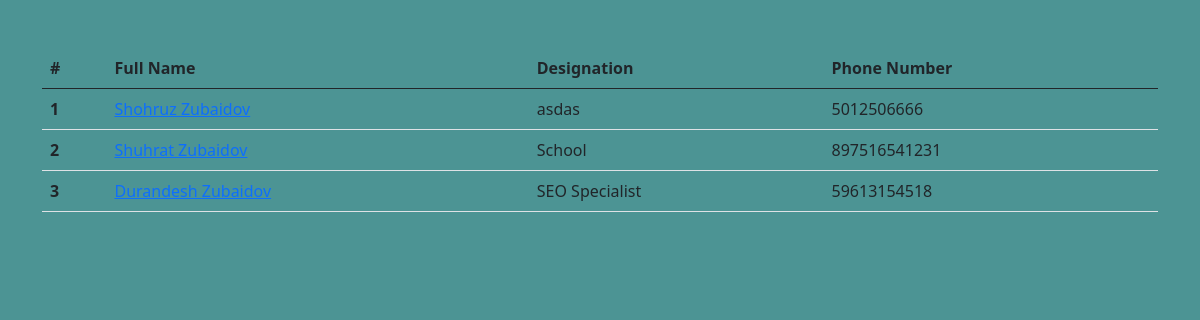
The page / on the database its author committed.
### employees/models.py (models this page shows, shortened)
class Employee(models.Model):
    first_name = models.CharField(max_length=100)
    last_name = models.CharField(max_length=100)
    photo = models.ImageField(upload_to='images')
    designation = models.CharField(max_length=100)
    email = models.EmailField(unique=True)
    phone_number = models.CharField(max_length=12, blank=True)
    created_at = models.DateTimeField(auto_now_add=True)
    updated_at = models.DateTimeField(auto_now=True)

### mysite/views.py (the view)
# urls.py: path('', views.home, name='home'),
def home(request):
    employees = Employee.objects.all()
    context={
        'employees':employees
    }
    return render(request, 'home.html', context)

### templates/home.html (shortened to what this page needs)
{% load static %}
<!DOCTYPE html>
<html lang="en">
<head>
    <link href="https://cdn.jsdelivr.net/npm/bootstrap@5.0.2/dist/css/bootstrap.min.css" rel="stylesheet">
    <link rel="stylesheet" href="{% static 'css/style.css' %}">
</head>
<body>
  <div class="container pt-5">
    <table class="table">
      <thead>
        <tr>
          <th scope="col">#</th>
          <th scope="col">Full Name</th>
          <th scope="col">Designation</th>
          <th scope="col">Phone Number</th>
        </tr>
      </thead>
      <tbody>
        {% for employee in employees %}
        <tr>
          <th scope="row">{{forloop.counter}}</th>
          <td><a href="{% url "employee_detail" employee.id %}">{{employee.first_name}} {{employee.last_name}}</a></td>
          <td>{{employee.designation}}</td>
          <td>{{employee.phone_number}}</td>
        </tr>
        {% endfor %}
      </tbody>
    </table>
  </div>
</body>
</html>

### mysite/static/css/style.css (style rules this page uses)
body { background-color: rgb(76, 148, 148); }

### rows shown on the page
Employee: first_name "Shohruz", last_name "Zubaidov", designation "asdas", phone_number "5012506666"
Employee: first_name "Shuhrat", last_name "Zubaidov", designation "School", phone_number "897516541231"
Employee: first_name "Durandesh", last_name "Zubaidov", designation "SEO Specialist", phone_number "59613154518"
